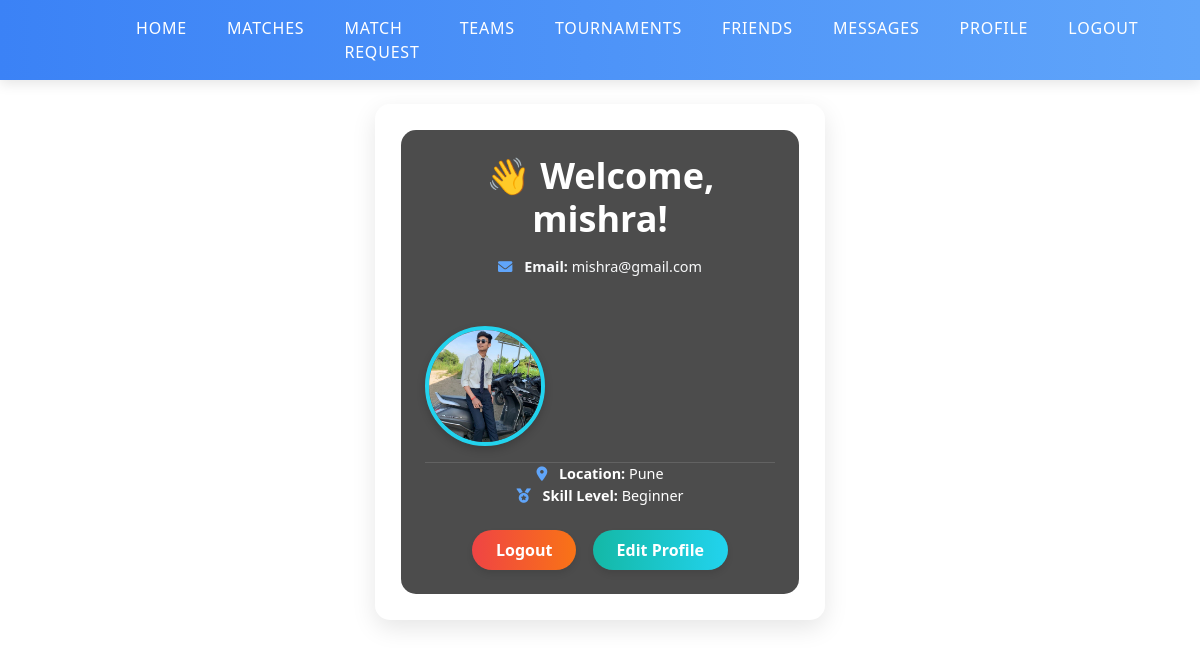
Screenshot of /accounts/mishra/ (signed in) with the database file from the repository.
### accounts/models.py (models this page shows, shortened)
class UserProfile(models.Model):
    user = models.OneToOneField(User, on_delete=models.CASCADE, related_name='profile')  # ✅ Changed from 'accounts_profile' to 'profile'
    location = models.CharField(max_length=100, blank=True)
    latitude = models.FloatField(null=True, blank=True)  # New field
    longitude = models.FloatField(null=True, blank=True)
    sports = models.CharField(max_length=100, blank=True)
    skill_level = models.CharField(max_length=50, choices=[
        ('Beginner', 'Beginner'),
        ('Intermediate', 'Intermediate'),
        ('Advanced', 'Advanced'),
    ], blank=True)
    profile_picture = models.ImageField(upload_to='profile_pics/', blank=True, null=True)  # ✅ New profile image field

### accounts/views.py (the view, shortened to what this page needs)
# urls.py: path('<str:username>/', views.profile, name='profile'),
@login_required
def profile(request, username):
    user = get_object_or_404(User, username=username)
    profile, created = UserProfile.objects.get_or_create(user=user)
    friend_requests = FriendRequest.objects.filter(to_user=request.user, status='pending')
    friends = User.objects.filter(
        models.Q(sent_requests__to_user=request.user, sent_requests__status='accepted') |
        models.Q(received_requests__from_user=request.user, received_requests__status='accepted')
    ).distinct()
    return render(request, 'profile.html', {
        'profile': profile,
        'user': user,
        'friend_requests': friend_requests,
        'friends': friends,
        'google_maps_api_key': settings.GOOGLE_MAPS_API_KEY
    })

### templates/profile.html (shortened to what this page needs)
{% include "navbar.html" %}
{% block content %}
{% load static %}
<!DOCTYPE html>
<html lang="en">
<head>
    <link href="https://cdn.jsdelivr.net/npm/bootstrap@5.3.0/dist/css/bootstrap.min.css" rel="stylesheet">
    <link href="https://cdn.jsdelivr.net/npm/tailwindcss@2.2.19/dist/tailwind.min.css" rel="stylesheet">
    <link href="https://cdnjs.cloudflare.com/ajax/libs/font-awesome/6.0.0-beta3/css/all.min.css" rel="stylesheet">
</head>
<body class="font-sans">
    <div class="container mx-auto mt-6 d-flex justify-content-center">
        <div class="glass-card p-4 fade-in">
            <div class="dark-overlay p-4">
                <div class="text-center">
                    <h2 class="font-bold text-white mb-3" style="color: #22d3ee;">👋 Welcome, {{ profile.user.username }}!</h2>
                    <p class="text-light"><i class="fas fa-envelope text-blue-400 mr-2"></i> <strong>Email:</strong> {{ user.email }}</p>
                </div>
<br><br>
                <div class="text-center mb-3">
                    {% if profile.profile_picture %}
                        <img src="{{ profile.profile_picture.url }}" class="profile-pic float-center" alt="Profile Image">
                    {% else %}
                        <p class="text-light">No profile picture uploaded.</p>
                    {% endif %}
                </div>
                <hr>
                <div class="text-center text-white justify-content-left display: flex; flex-direction: column; align-items: center;">
                    <p><i class="fas fa-map-marker-alt text-blue-400 mr-2"></i> <strong>Location:</strong> {{ profile.location }}</p>
                    <p><i class="fas fa-medal text-blue-400 mr-2"></i> <strong>Skill Level:</strong> {{ profile.skill_level }}</p>
                </div>
                <div class="text-center mt-4 space-x-3">
                    <a href="{% url 'logout' %}" class="btn px-4 py-2 text-base font-semibold rounded-full logout-btn">Logout</a>
                    <button onclick="toggleEditForm()" class="btn px-4 py-2 text-base font-semibold rounded-full edit-profile-btn">Edit Profile</button>
                </div>
            </div>
        </div>
    </div>
</body>
</html>
{% endblock %}

### templates/navbar.html (style rules this page uses)
body { background-size: cover; background-position: center; background-repeat: no-repeat; background-attachment: fixed; min-height: 100vh; margin: 0; padding-top: 80px; font-family: 'Mukta', sans-serif; color: #fff; font-weight: 300; font-size: 1.1rem; }

### rows the page displays
UserProfile: user.username "mishra", profile_picture (picture), location "Pune", skill_level "Beginner"

### other values shown
{{ user.email }} "mishra@gmail.com"
